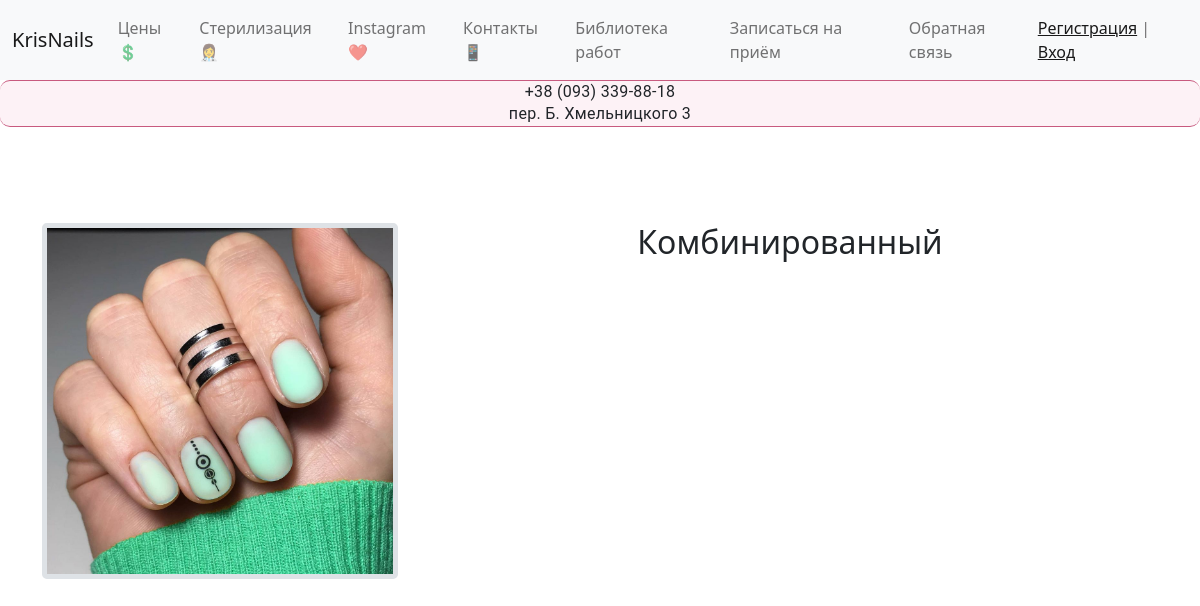
The page /services/show_work/5 on the database as committed earlier.
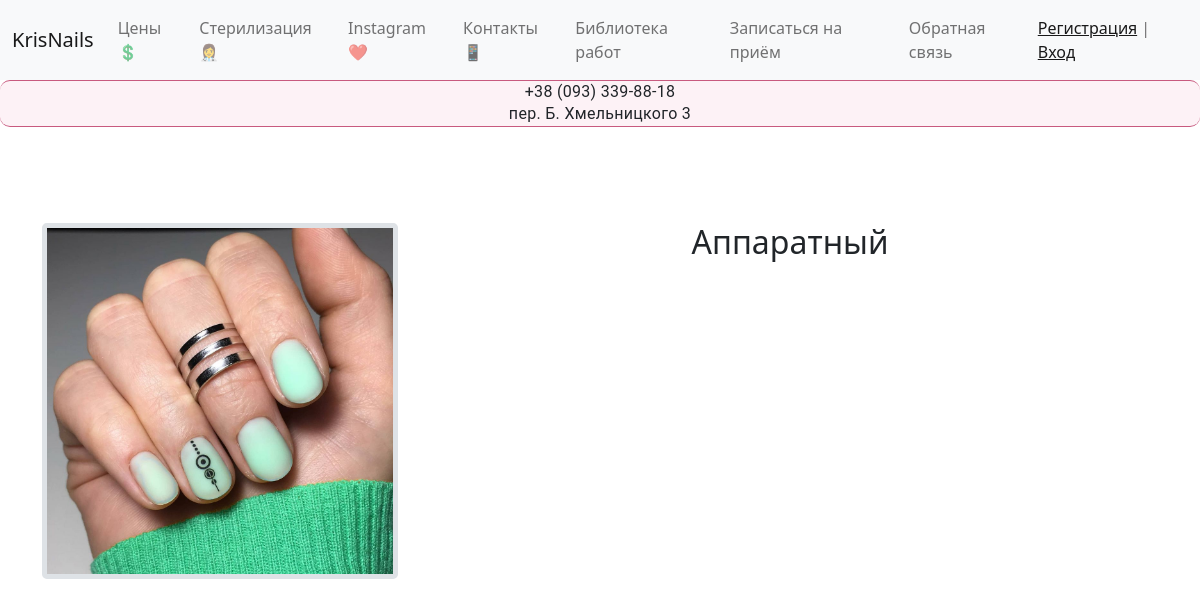
The same page on the database as committed later.
### services/models.py (models this page shows, shortened)
class Visit(models.Model):
    client = models.ForeignKey(Client, on_delete=models.SET_NULL, null=True, verbose_name='Клиент', blank=True)
    category = models.ForeignKey(Category, on_delete=models.PROTECT, verbose_name='Услуга', blank=True)
    additional = models.ManyToManyField(Additional, blank=True, verbose_name='Доп. услуги')
    work_date = models.DateTimeField(auto_now_add=True, verbose_name='Дата визита', blank=True)
    price = models.IntegerField(default='250', verbose_name='Стоимость', blank=True)
    duration = models.DurationField(default='03:00:00', help_text='часы:минуты:секунды',
                                    verbose_name='Длительность процедуры', blank=True)
    content = models.TextField(blank=True, verbose_name='Описание процедуры')
    created_at = models.DateTimeField(auto_now_add=True, verbose_name='Дата добавления')
    updated_at = models.DateTimeField(auto_now=True, verbose_name='Дата изменения')
    is_published = models.BooleanField(default=False, verbose_name='Опубликовано')
    photo_before = models.ImageField(upload_to='photo/visits/before/%Y/%m/%d', blank=True, verbose_name='Фото до')
    photo_after = models.ImageField(upload_to='photo/visits/after/%Y/%m/%d', blank=True, verbose_name='Фото после')
    class Meta:
        verbose_name = 'Визит'
        verbose_name_plural = 'Визиты'
        ordering = ['-work_date']

class Category(models.Model):
    category_name = models.CharField(max_length=150, verbose_name='Тип услуги')
    content = models.TextField(verbose_name='Описание услуги', blank=True)
    price = models.IntegerField(verbose_name='Стоимость')
    duration = models.CharField(blank=True, max_length=100, verbose_name='продолжительность')
    created_at = models.DateTimeField(auto_now_add=True, verbose_name='Дата добавления услуги')
    updated_at = models.DateTimeField(auto_now=True, verbose_name='Дата изменения')
    is_published = models.BooleanField(default=True, verbose_name='Опубликовано')
    def __str__(self):
        return self.category_name
    class Meta:
        verbose_name = 'Категория'
        verbose_name_plural = 'Категории'

### services/views.py (the view)
# urls.py: path('show_work/<int:pk>', views.ShowWork.as_view(), name='show_work'),
class ShowWork(DetailView):
    model = Visit
    template_name = 'services/show_work.html'

### services/templates/services/show_work.html (shortened to what this page needs)
{% extends 'base.html' %}
{% block main %}
<div class="container my-5 py-5">
    <div class="row">
        <div class="col-md-4 col-sm-12 mb-3">
            <img class="w-100 rounded-3 border border-5" src="{{ object.photo_after.url }}" alt="...">
        </div>
        <div class="col-md-8 col-sm-12 text-center mb-3">
            <h2>{{ object.category }}</h2>
        </div>
    </div>
</div>
{% endblock %}

Rows that differ between the two databases and show on the page:
changed Visit: category "Комбинированный" → "Аппаратный"
